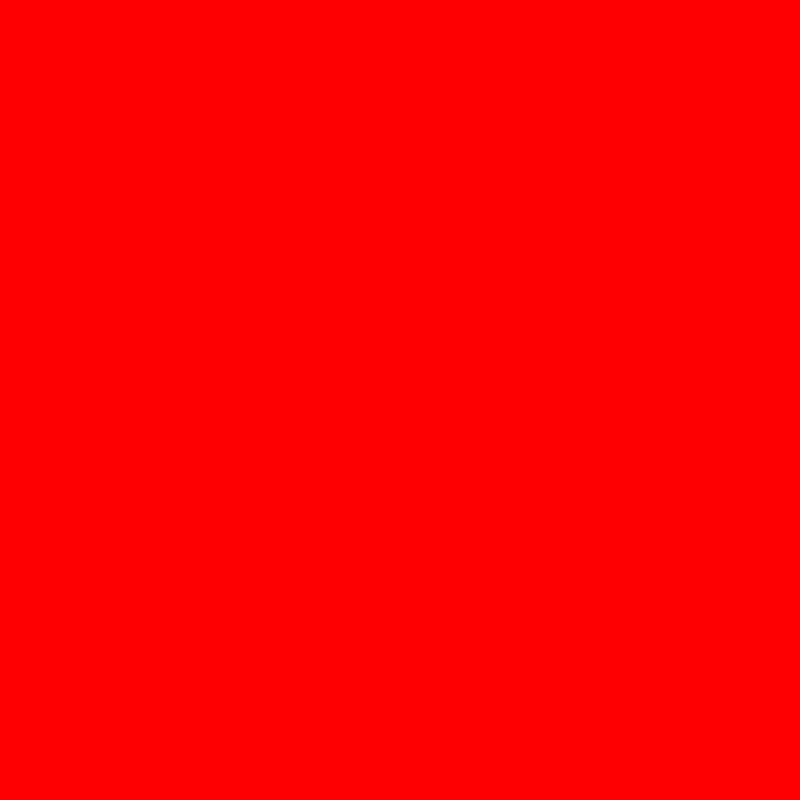
Frame 1 (no input)
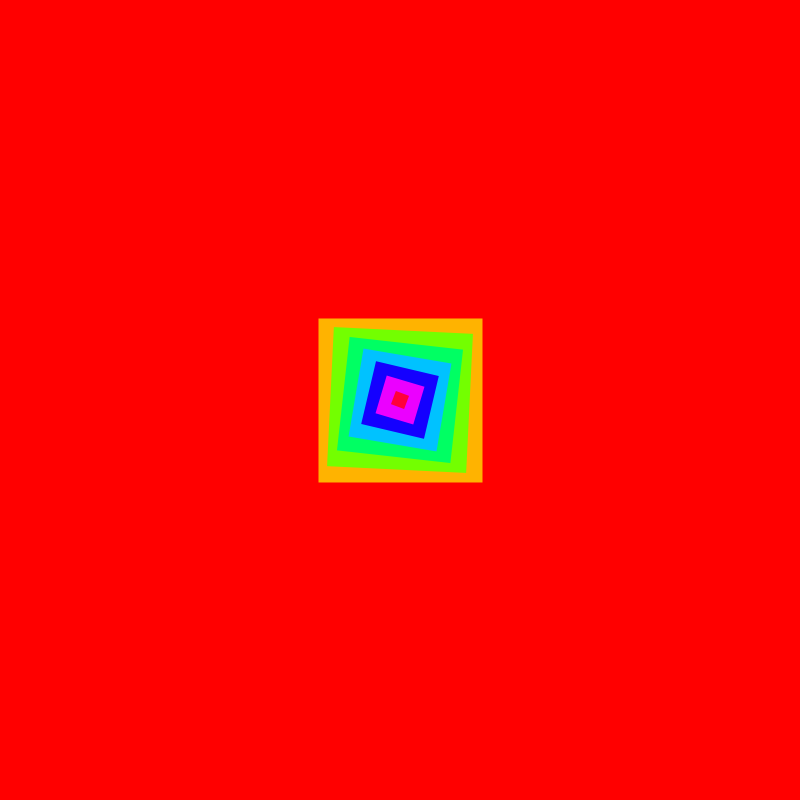
Frame 60 (the mouse pressed at the canvas centre just before this capture)
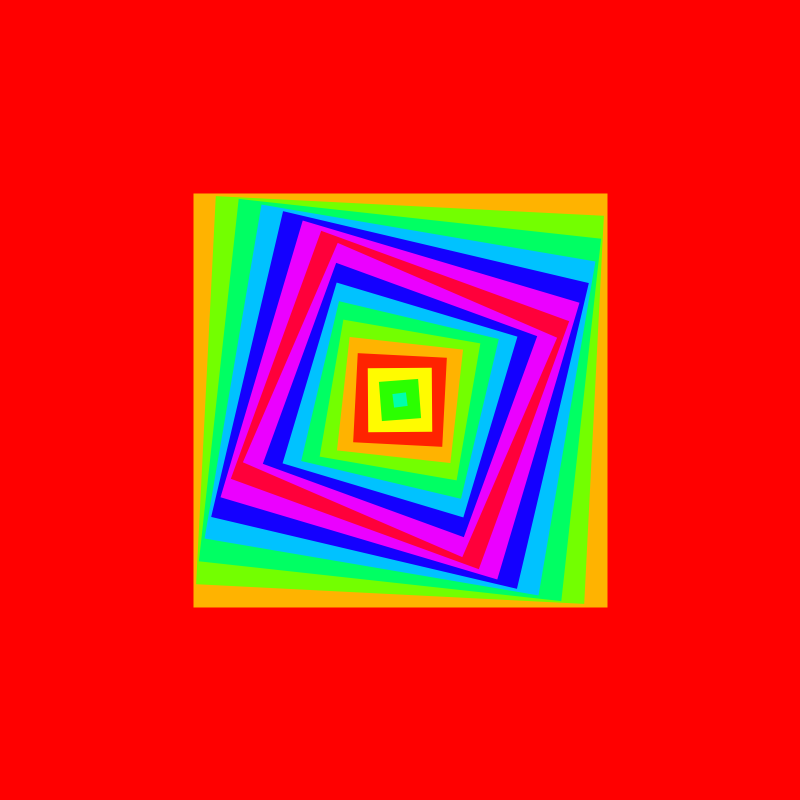
Frame 120 (the mouse held since frame 60 and released just before this capture)

The Processing sketch that drew these frames (run headless with seeded random() and noise(); from frame 60 on, the mouse is pressed at the canvas centre):

// Processing sketch: rotBoxes
// ── rotBoxes.pde
int space = 5;
int size = 10;
int amt = 45;
int delayAmt = amt;
float speed = 0.01;
float lim = 0.1;
float[] rotVal = new float[amt];
float[] rotKey = new float[amt];

void setup(){
  size(800, 800);
  rectMode(CENTER);
  for(int i = 0; i < amt; i++){
    rotVal[i] = 0;
    rotKey[i] = 1;
  }
  colorMode(HSB);
}

void draw(){
  background(0);
  noFill();
  stroke(0);
  space = 5;
  size = 5;
  speed = 0.01;
  lim = 0.4;
  translate(width/2, height/2);
  for(int i = 0; i < amt; i++){
    strokeWeight(21.0 + amt*1.0);
    pushMatrix();
    rotate(rotVal[i]);
    stroke(598*abs(rotVal[i]), 255, 255);
    rect(0, 0, size*i*space + size, size*i*space + size);
    popMatrix();
  }
  for(int i = 0; i < amt - delayAmt; i++){
    if(rotVal[i] > lim){
      rotKey[i] = 0;
    }
    if(rotVal[i] < -lim){
      rotKey[i] = 1;
    }
    if(rotKey[i] == 1) rotVal[i] += speed;
    else rotVal[i] -= speed;
  }
  if(frameCount % 6 == 0){
    if(delayAmt != 0) delayAmt -= 1;
  }
}
